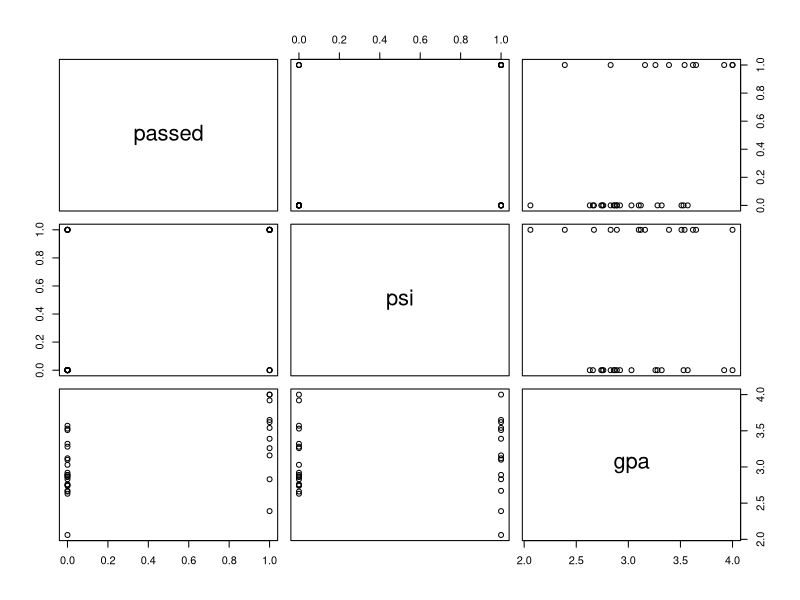
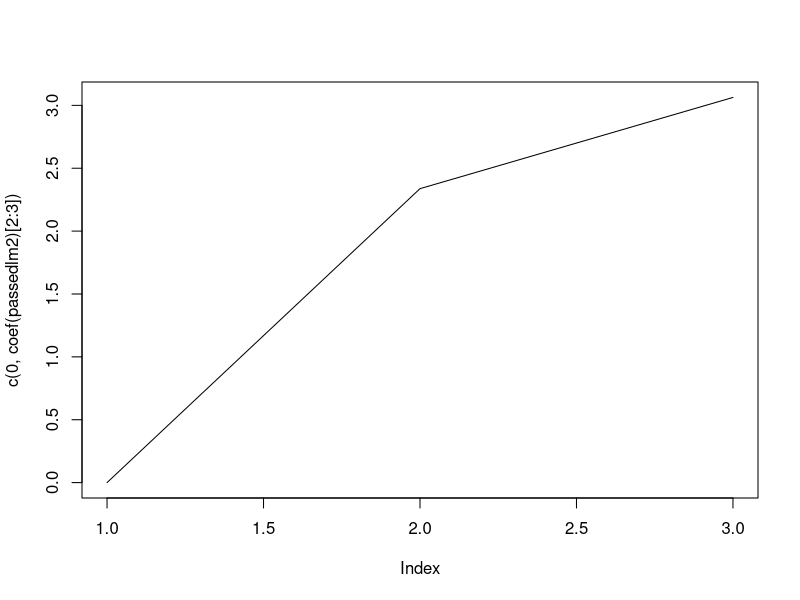

The R script that drew these images, in order:
#2.1
data = read.table("psi.txt", header=T)
attach(data)

#Table and histogram
tot=xtabs(~psi+passed); tot
pairs(data)

#2.2

#Estimation
passedlm = glm(passed~psi+gpa,family=binomial)
summary(passedlm)

data$psi=factor(data$psi)
data$gpa=factor(data$gpa)
passedlm2 = glm(passed~psi+gpa, family=binomial)
summary(passedlm2)

plot(c(0,coef(passedlm2)[2:3]),type="l")

#2.3
#Addording to p-values, psi works

#2.4

#function to predict passing, x=psi, y=gpa
passest <- function(x,y) {exp(-11.602 + 2.338*x + 3.063*y)/(1 + exp(-11.602 + 2.338*x + 3.063*y))}

#student with gpa 3 and received psi
passest(1,3)
#student with gpa 3 and did not receive psi
passest(0,3)

#2.5
#Increase in odds from having psi vs not having psi
passodds <- function(p,q) {exp(-11.602 + 2.338*p + 3.063*q)}

#2.6
x=matrix(c(3,15,8,6),2,2);x
#if we look at tot, we can see 15 represents students that
#did not receive psi, and did not pass
#6 are those students who did receive psi, but still did not pass
fisher.test(x)

#test concludes that the effects of psi and pass are not
#independant

#2.7
